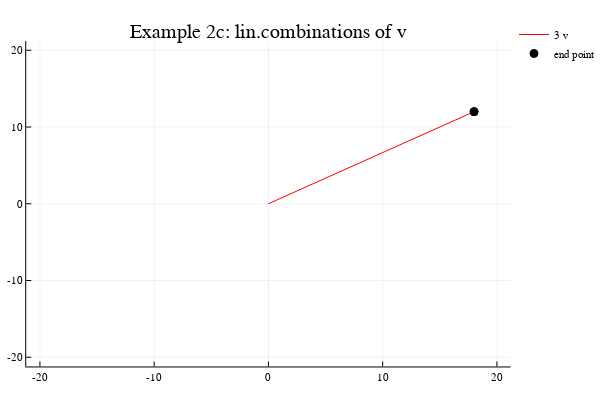

The code cell stored with this chart in its notebook:
### Code cell
# Example 2d: linear combinations of v, INCLUDING COLORED VECTORS
using Plots
plotly()
v=[6,4];


a1=rand(-20:20); 
U=v*a1; 

while abs(U[1])>20 || abs(U[2])>20
   a1=rand(-20:20); 
    U=v*a1 
end

xu=[0,U[1]];
yu=[0,U[2]];
plot(xu,yu, title="Example 2d: lin.combinations of v", label="$a1 v", linecolor="red",lims=[-20,20])

scatter!([U[1], U[1]],[U[2],U[2]], markercolor="black", label="end point")

### Figure 1 — Plotly figure (JSON) as saved in the notebook; plotly's stock layout.template omitted (floating-point values rounded to 4 significant figures)
{"data": [{"colorbar": {"title": ""}, "hoverinfo": "text", "legendgroup": "3 v", "line": {"color": "rgba(255, 0, 0, 1.000)", "dash": "solid", "shape": "linear", "width": 1}, "mode": "lines", "name": "3 v", "showlegend": true, "text": [null, null], "type": "scatter", "x": [0, 18], "xaxis": "x1", "y": [0, 12], "yaxis": "y1", "zmax": 0.1, "zmin": -0.1}, {"colorbar": {"title": ""}, "hoverinfo": "text", "legendgroup": "end point", "marker": {"color": "rgba(0, 0, 0, 1.000)", "line": {"color": "rgba(0, 0, 0, 1.000)", "width": 1}, "size": 8, "symbol": "circle"}, "mode": "markers", "name": "end point", "showlegend": true, "text": [null, null], "type": "scatter", "x": [18, 18], "xaxis": "x1", "y": [12, 12], "yaxis": "y1", "zmax": 0.1, "zmin": -0.1}], "layout": {"annotations": [{"font": {"color": "rgba(0, 0, 0, 1.000)", "family": "sans-serif", "size": 20}, "rotation": 0, "showarrow": false, "text": "Example 2c: lin.combinations of v", "x": 0.5222, "xanchor": "center", "xref": "paper", "y": 1, "yanchor": "top", "yref": "paper"}], "height": 400, "legend": {"bgcolor": "rgba(255, 255, 255, 1.000)", "bordercolor": "rgba(0, 0, 0, 1.000)", "font": {"color": "rgba(0, 0, 0, 1.000)", "family": "sans-serif", "size": 11}, "tracegroupgap": 0, "x": 1, "y": 1}, "margin": {"b": 20, "l": 0, "r": 0, "t": 20}, "paper_bgcolor": "rgba(255, 255, 255, 1.000)", "plot_bgcolor": "rgba(255, 255, 255, 1.000)", "showlegend": true, "width": 600, "xaxis": {"anchor": "y1", "domain": [0.05101, 0.9934], "gridcolor": "rgba(0, 0, 0, 0.100)", "gridwidth": 0.5, "linecolor": "rgba(0, 0, 0, 1.000)", "mirror": false, "range": [-21.2, 21.2], "showgrid": true, "showline": true, "showticklabels": true, "tickangle": 0, "tickcolor": "rgb(0, 0, 0)", "tickfont": {"color": "rgba(0, 0, 0, 1.000)", "family": "sans-serif", "size": 11}, "tickmode": "array", "ticks": "inside", "ticktext": ["-20", "-10", "0", "10", "20"], "tickvals": [-20, -10, 0, 10, 20], "title": "", "titlefont": {"color": "rgba(0, 0, 0, 1.000)", "family": "sans-serif", "size": 15}, "type": "-", "visible": true, "zeroline": false, "zerolinecolor": "rgba(0, 0, 0, 1.000)"}, "yaxis": {"anchor": "x1", "domain": [0.03762, 0.9415], "gridcolor": "rgba(0, 0, 0, 0.100)", "gridwidth": 0.5, "linecolor": "rgba(0, 0, 0, 1.000)", "mirror": false, "range": [-21.2, 21.2], "showgrid": true, "showline": true, "showticklabels": true, "tickangle": 0, "tickcolor": "rgb(0, 0, 0)", "tickfont": {"color": "rgba(0, 0, 0, 1.000)", "family": "sans-serif", "size": 11}, "tickmode": "array", "ticks": "inside", "ticktext": ["-20", "-10", "0", "10", "20"], "tickvals": [-20, -10, 0, 10, 20], "title": "", "titlefont": {"color": "rgba(0, 0, 0, 1.000)", "family": "sans-serif", "size": 15}, "type": "-", "visible": true, "zeroline": false, "zerolinecolor": "rgba(0, 0, 0, 1.000)"}}}
